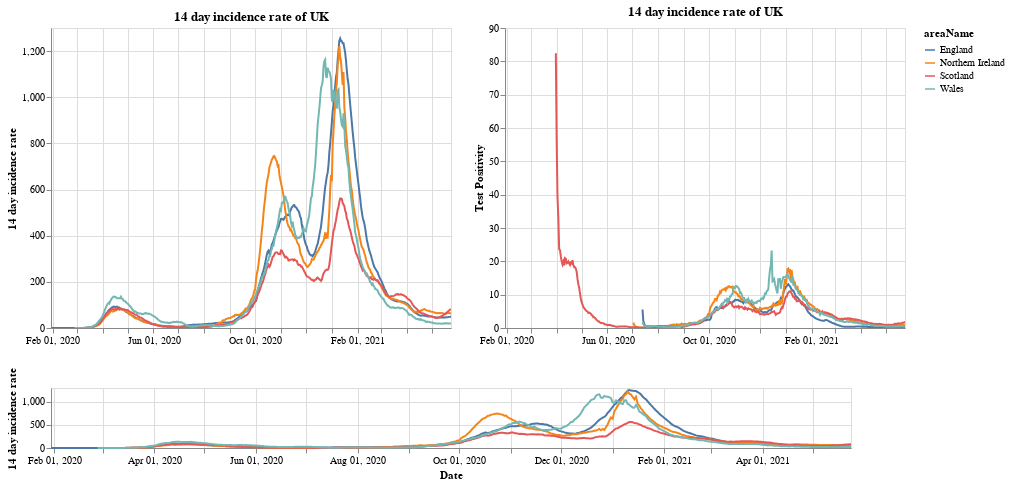

This figure's notebook cell:
### Markdown cell above
# Plots

First a plot with each country in the UK. The top right shows the positivity rate for (which is the percentage of registered tests which were positive) while the top left is the 14 day incidence rate. The bottom chart can be used to select the timeframe (does not work on a mobile device).

### Code cell
#collapse
brush = alt.selection(type='interval', name='DateBrush',encodings=['x'],fields=['Time'])
leg_selection = alt.selection_multi(fields=['areaName'], bind='legend')

base = alt.Chart(uk_cases).mark_line().encode(
    x=alt.X("yearmonthdate(date):T", axis=alt.Axis(title='Date')),
    y=alt.Y("twoWeeklyCasesRate:Q", axis=alt.Axis(title='14 day incidence rate')),
    tooltip=['areaName', 'date','twoWeeklyCasesRate', 'testPositivity'],
    color='areaName',
    opacity=alt.condition(leg_selection, alt.value(2), alt.value(0.1))
).add_selection(leg_selection).properties(width=400)

upper = base.encode(alt.X('yearmonthdate(date):T', axis=alt.Axis(title=''),
                         scale=alt.Scale(domain=brush))
                   ).properties(title=f'14 day incidence rate of UK')
upper_right = upper.encode(alt.Y('testPositivity:Q', axis=alt.Axis(title='Test Positivity')))
lower = base.properties(height=60, width = 800).add_selection(brush)

(upper | upper_right) & lower

### Figure 1 — Vega-Lite specification as saved in the notebook (floating-point values rounded to 4 significant figures; data arrays with more than 128 entries replaced by an {"elided": "..."} marker saying what was removed)
{"config": {"view": {"continuousWidth": 400, "continuousHeight": 300}}, "vconcat": [{"hconcat": [{"mark": "line", "encoding": {"color": {"type": "nominal", "field": "areaName"}, "opacity": {"condition": {"value": 2, "selection": "selector001"}, "value": 0.1}, "tooltip": [{"type": "nominal", "field": "areaName"}, {"type": "temporal", "field": "date"}, {"type": "quantitative", "field": "twoWeeklyCasesRate"}, {"type": "quantitative", "field": "testPositivity"}], "x": {"type": "temporal", "axis": {"title": ""}, "field": "date", "scale": {"domain": {"selection": "DateBrush"}}, "timeUnit": "yearmonthdate"}, "y": {"type": "quantitative", "axis": {"title": "14 day incidence rate"}, "field": "twoWeeklyCasesRate"}}, "selection": {"selector001": {"type": "multi", "fields": ["areaName"], "bind": "legend"}}, "title": "14 day incidence rate of UK", "width": 400}, {"mark": "line", "encoding": {"color": {"type": "nominal", "field": "areaName"}, "opacity": {"condition": {"value": 2, "selection": "selector001"}, "value": 0.1}, "tooltip": [{"type": "nominal", "field": "areaName"}, {"type": "temporal", "field": "date"}, {"type": "quantitative", "field": "twoWeeklyCasesRate"}, {"type": "quantitative", "field": "testPositivity"}], "x": {"type": "temporal", "axis": {"title": ""}, "field": "date", "scale": {"domain": {"selection": "DateBrush"}}, "timeUnit": "yearmonthdate"}, "y": {"type": "quantitative", "axis": {"title": "Test Positivity"}, "field": "testPositivity"}}, "selection": {"selector001": {"type": "multi", "fields": ["areaName"], "bind": "legend"}}, "title": "14 day incidence rate of UK", "width": 400}]}, {"mark": "line", "encoding": {"color": {"type": "nominal", "field": "areaName"}, "opacity": {"condition": {"value": 2, "selection": "selector001"}, "value": 0.1}, "tooltip": [{"type": "nominal", "field": "areaName"}, {"type": "temporal", "field": "date"}, {"type": "quantitative", "field": "twoWeeklyCasesRate"}, {"type": "quantitative", "field": "testPositivity"}], "x": {"type": "temporal", "axis": {"title": "Date"}, "field": "date", "timeUnit": "yearmonthdate"}, "y": {"type": "quantitative", "axis": {"title": "14 day incidence rate"}, "field": "twoWeeklyCasesRate"}}, "height": 60, "selection": {"selector001": {"type": "multi", "fields": ["areaName"], "bind": "legend"}, "DateBrush": {"type": "interval", "encodings": ["x"], "fields": ["Time"]}}, "width": 800}], "data": {"name": "data-aa25180be5ec52f85679617ef2b5f0b5"}, "$schema": "https://vega.github.io/schema/vega-lite/v4.8.1.json", "datasets": {"data-aa25180be5ec52f85679617ef2b5f0b5": {"elided": "1832 records"}}}
